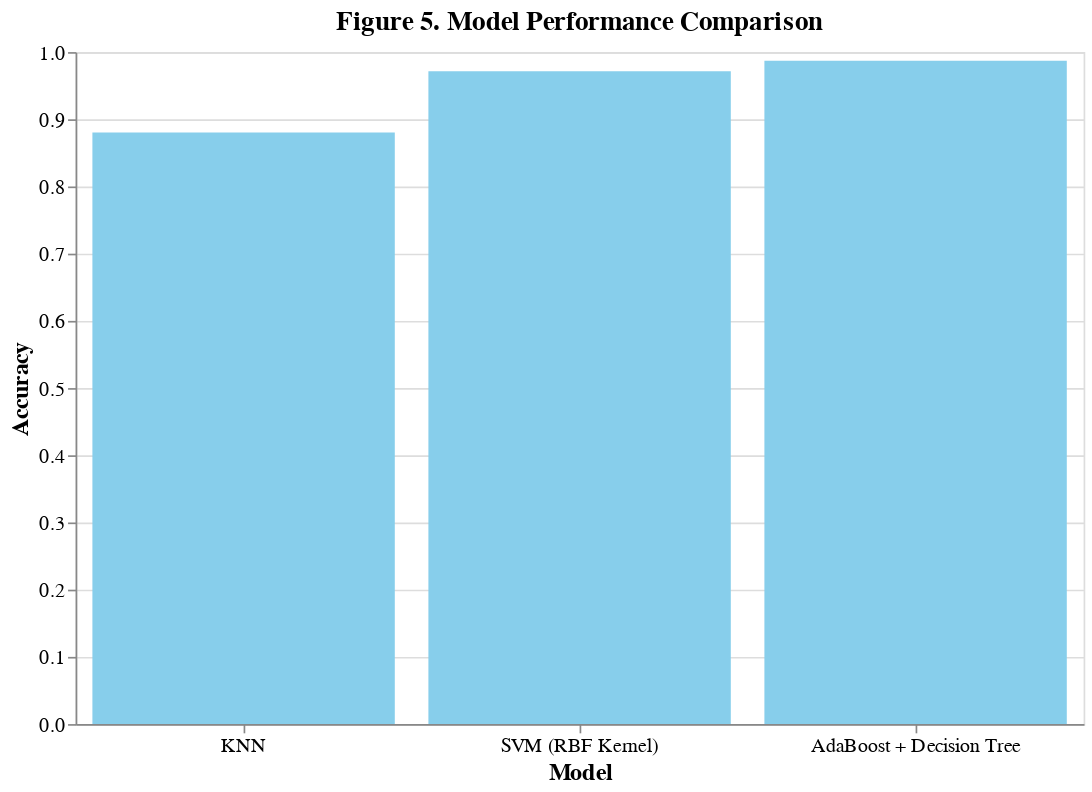

The notebook cell saved with this chart:
### Code cell
# Result Visualization of model comparison
results_data = pd.DataFrame({
    'Model': list(test_results.keys()),
    'Accuracy': [result['Accuracy'] for result in test_results.values()]
})

# A bar chart for comparison
final_chart = alt.Chart(results_data).mark_bar().encode(
    x=alt.X('Model:N', title='Model', sort=None, axis=alt.Axis(labelAngle=0)),
    y=alt.Y('Accuracy:Q', title='Accuracy', scale=alt.Scale(domain=[0, 1])),
    tooltip=['Model', 'Accuracy']
).properties(
    title='Figure 5. Model Performance Comparison',
    width=600,
    height=400
).configure_mark(
    color='skyblue'
).configure_axis(
    labelFontSize=12,
    titleFontSize=14
).configure_title(
    fontSize=16
)

final_chart

### Figure 1 — Vega specification as saved in the notebook (floating-point values rounded to 4 significant figures)
{"$schema": "https://vega.github.io/schema/vega/v5.json", "data": [{"name": "source_0", "values": [{"Accuracy": 0.8804, "Accuracy_end": 0.8804, "Accuracy_start": 0.0, "Model": "KNN"}, {"Accuracy": 0.9713, "Accuracy_end": 0.9713, "Accuracy_start": 0.0, "Model": "SVM (RBF Kernel)"}, {"Accuracy": 0.9872, "Accuracy_end": 0.9872, "Accuracy_start": 0.0, "Model": "AdaBoost + Decision Tree"}]}, {"name": "source_0_x_domain_Model", "values": [{"Model": "KNN"}, {"Model": "SVM (RBF Kernel)"}, {"Model": "AdaBoost + Decision Tree"}]}], "marks": [{"type": "rect", "name": "marks", "from": {"data": "source_0"}, "encode": {"update": {"ariaRoleDescription": {"value": "bar"}, "fill": {"value": "skyblue"}, "tooltip": {"signal": "{\"Model\": isValid(datum[\"Model\"]) ? datum[\"Model\"] : \"\"+datum[\"Model\"], \"Accuracy\": format(datum[\"Accuracy\"], \"\")}"}, "description": {"signal": "\"Model: \" + (isValid(datum[\"Model\"]) ? datum[\"Model\"] : \"\"+datum[\"Model\"]) + \"; Accuracy: \" + (format(datum[\"Accuracy\"], \"\"))"}, "y": {"field": "Accuracy_end", "scale": "y"}, "x": {"field": "Model", "scale": "x"}, "y2": {"field": "Accuracy_start", "scale": "y"}, "width": {"signal": "max(0.25, bandwidth('x'))"}}}, "style": ["bar"]}], "scales": [{"name": "x", "type": "band", "domain": {"data": "source_0_x_domain_Model", "field": "Model"}, "range": [0, {"signal": "width"}], "paddingInner": 0.1, "paddingOuter": 0.05}, {"name": "y", "type": "linear", "domain": [0, 1], "range": [{"signal": "height"}, 0], "zero": true}], "axes": [{"scale": "y", "zindex": 0, "tickCount": {"signal": "ceil(height/40)"}, "grid": true, "domain": false, "labels": false, "orient": "left", "aria": false, "maxExtent": 0, "gridScale": "x", "minExtent": 0, "ticks": false}, {"scale": "x", "labelBaseline": "top", "grid": false, "title": "Model", "orient": "bottom", "zindex": 0, "labelAngle": 0}, {"scale": "y", "title": "Accuracy", "grid": false, "tickCount": {"signal": "ceil(height/40)"}, "labelOverlap": true, "zindex": 0, "orient": "left"}], "title": {"text": "Figure 5. Model Performance Comparison", "frame": "group"}, "padding": 5, "style": "cell", "background": "white", "width": 600, "config": {"axis": {"labelFontSize": 12, "titleFontSize": 14}, "style": {"group-title": {"fontSize": 16}}}, "height": 400}
